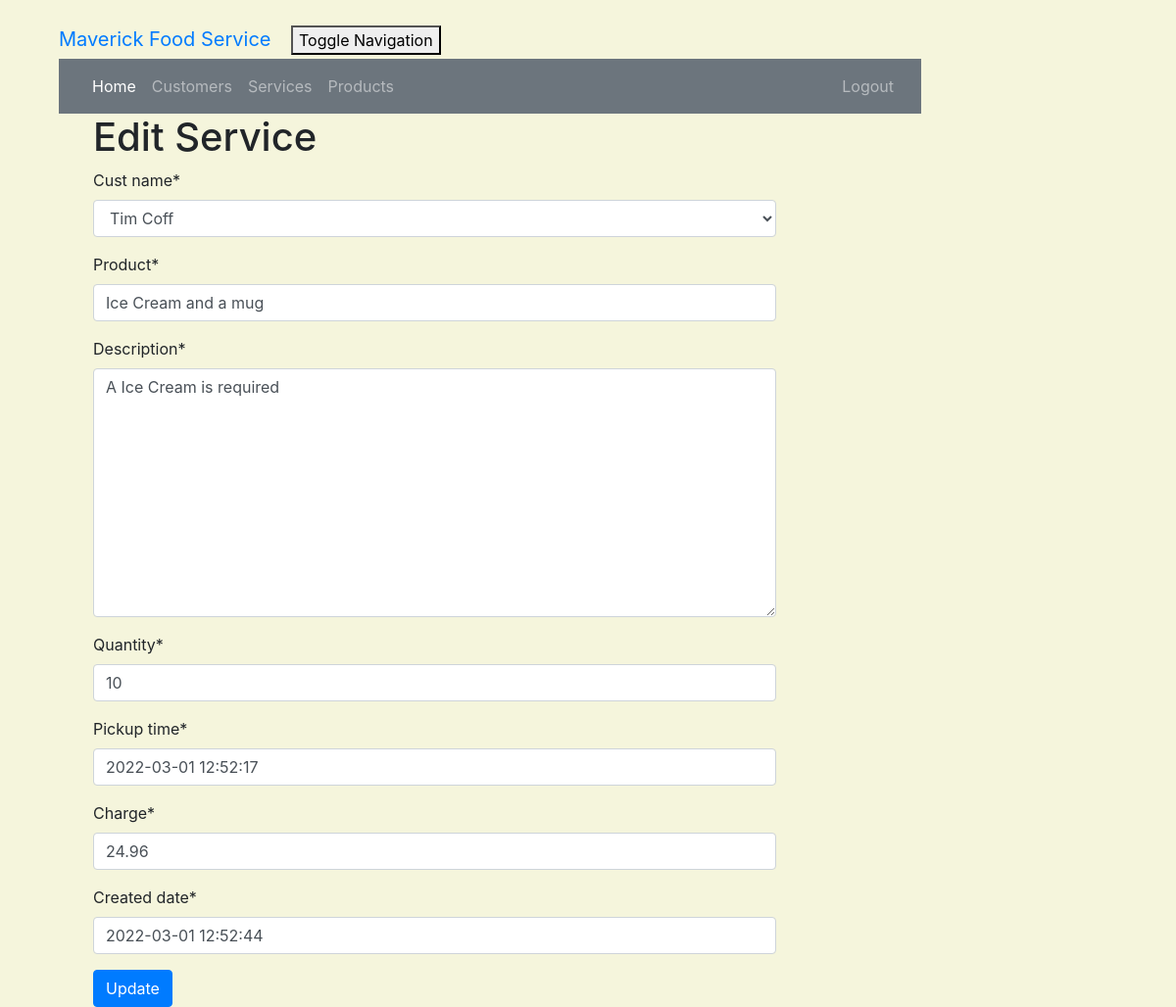
/product/2/edit/ (signed in), run on the app's committed database.
### crm/models.py (models this page shows, shortened)
class Customer(models.Model):
    cust_name = models.CharField(max_length=50)
    email = models.EmailField(max_length=100)
    phone = models.CharField(max_length=20)
    bldgroom = models.CharField(max_length=100)
    address = models.CharField(max_length=200)
    city = models.CharField(max_length=50)
    state = models.CharField(max_length=50)
    zipcode = models.CharField(max_length=10)
    organization = models.CharField(max_length=100)
    role = models.CharField(max_length=100)
    def __str__(self):
        return self.cust_name

class Product(models.Model):
    cust_name = models.ForeignKey(Customer, on_delete=models.CASCADE, related_name='products')
    product = models.CharField(max_length=100)
    description = models.TextField()
    quantity = models.IntegerField()
    pickup_time = models.DateTimeField(
        default=timezone.now)
    charge = models.DecimalField(max_digits=10, decimal_places=2)
    created_date = models.DateTimeField(
        default=timezone.now)
    updated_date = models.DateTimeField(auto_now_add=True)

### crm/views.py (the view)
# urls.py: path('product/<int:pk>/edit/', views.product_edit, name='product_edit'),
@login_required
def product_edit(request, pk):
    product = get_object_or_404(Product, pk=pk)
    if request.method == "POST":
        form = ProductForm(request.POST, instance=product)
        if form.is_valid():
            product = form.save()
            product.updated_date = timezone.now()
            product.save()
            products = Product.objects.filter(created_date__lte=timezone.now())
            return render(request, 'crm/product_list.html', {'products': products})
    else:
        form = ProductForm(instance=product)
    return render(request, 'crm/product_edit.html', {'form': form})

### crm/forms.py
class ProductForm(forms.ModelForm):
    class Meta:
        model = Product
        fields = ('cust_name', 'product', 'description', 'quantity', 'pickup_time', 'charge', 'created_date')

### crm/templates/crm/product_edit.html (shortened to what this page needs)
<!DOCTYPE html>
<html lang="en">
{% extends 'crm/base.html' %}
{% load crispy_forms_tags %}
{% block content %}
    <h1>Edit Service</h1>
    <form method="POST" class="product-form">{% csrf_token %}
        {{ form|crispy }}
        <button type="submit" class="btn btn-primary">Update</button>
    </form>
{% endblock %}

### crm/static/css/portfolio.css (style rules this page uses)
body { padding-left: 45px; padding-right: 45px; padding-top: 20px; }

### crm/templates/crm/product_edit.html (style rules this page uses)
body { background-color: beige; }

### data on the page
Customer: cust_name "Tim Coff"
Product: product "Ice Cream and a mug", description "A Ice Cream is required", quantity "10", pickup_time "2022-03-01 12:52:17", charge "24.96", created_date "2022-03-01 12:52:44"
